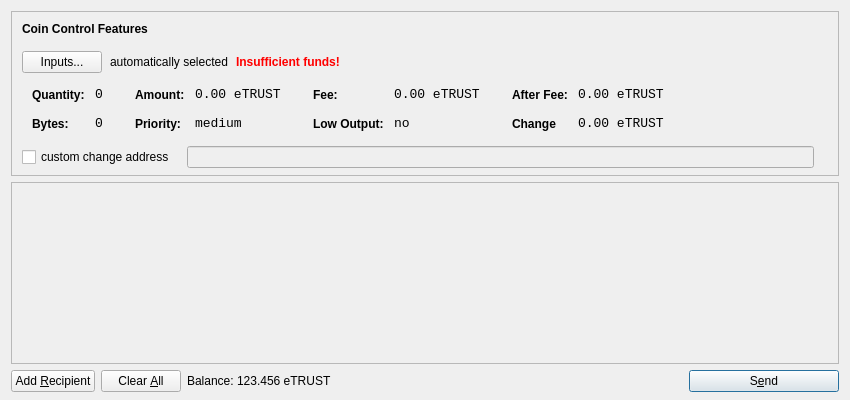
<?xml version="1.0" encoding="UTF-8"?>
<ui version="4.0">
 <class>SendCoinsDialog</class>
 <widget class="QDialog" name="SendCoinsDialog">
  <property name="geometry">
   <rect>
    <x>0</x>
    <y>0</y>
    <width>850</width>
    <height>400</height>
   </rect>
  </property>
  <property name="windowTitle">
   <string>Send Coins</string>
  </property>
  <layout class="QVBoxLayout" name="verticalLayout" stretch="0,1,0">
   <property name="bottomMargin">
    <number>8</number>
   </property>
   <item>
    <widget class="QFrame" name="frameCoinControl">
     <property name="sizePolicy">
      <sizepolicy hsizetype="Expanding" vsizetype="Expanding">
       <horstretch>0</horstretch>
       <verstretch>0</verstretch>
      </sizepolicy>
     </property>
     <property name="maximumSize">
      <size>
       <width>16777215</width>
       <height>16777215</height>
      </size>
     </property>
     <property name="frameShape">
      <enum>QFrame::StyledPanel</enum>
     </property>
     <property name="frameShadow">
      <enum>QFrame::Sunken</enum>
     </property>
     <layout class="QVBoxLayout" name="verticalLayoutCoinControl2">
      <property name="spacing">
       <number>-1</number>
      </property>
      <property name="leftMargin">
       <number>0</number>
      </property>
      <property name="topMargin">
       <number>0</number>
      </property>
      <property name="rightMargin">
       <number>0</number>
      </property>
      <property name="bottomMargin">
       <number>6</number>
      </property>
      <item>
       <layout class="QVBoxLayout" name="verticalLayoutCoinControl" stretch="0,0,0,0,1">
        <property name="spacing">
         <number>0</number>
        </property>
        <property name="leftMargin">
         <number>10</number>
        </property>
        <property name="topMargin">
         <number>10</number>
        </property>
        <item>
         <layout class="QHBoxLayout" name="horizontalLayoutCoinControl1">
          <property name="bottomMargin">
           <number>15</number>
          </property>
          <item>
           <widget class="QLabel" name="labelCoinControlFeatures">
            <property name="sizePolicy">
             <sizepolicy hsizetype="Preferred" vsizetype="Maximum">
              <horstretch>0</horstretch>
              <verstretch>0</verstretch>
             </sizepolicy>
            </property>
            <property name="font">
             <font>
              <weight>75</weight>
              <bold>true</bold>
             </font>
            </property>
            <property name="styleSheet">
             <string notr="true">font-weight:bold;</string>
            </property>
            <property name="text">
             <string>Coin Control Features</string>
            </property>
           </widget>
          </item>
         </layout>
        </item>
        <item>
         <layout class="QHBoxLayout" name="horizontalLayoutCoinControl2" stretch="0,0,0,0">
          <property name="spacing">
           <number>8</number>
          </property>
          <property name="bottomMargin">
           <number>10</number>
          </property>
          <item>
           <widget class="QPushButton" name="pushButtonCoinControl">
            <property name="styleSheet">
             <string notr="true"/>
            </property>
            <property name="text">
             <string>Inputs...</string>
            </property>
           </widget>
          </item>
          <item>
           <widget class="QLabel" name="labelCoinControlAutomaticallySelected">
            <property name="text">
             <string>automatically selected</string>
            </property>
            <property name="margin">
             <number>5</number>
            </property>
           </widget>
          </item>
          <item>
           <widget class="QLabel" name="labelCoinControlInsuffFunds">
            <property name="font">
             <font>
              <weight>75</weight>
              <bold>true</bold>
             </font>
            </property>
            <property name="styleSheet">
             <string notr="true">color:red;font-weight:bold;</string>
            </property>
            <property name="text">
             <string>Insufficient funds!</string>
            </property>
            <property name="margin">
             <number>5</number>
            </property>
           </widget>
          </item>
          <item>
           <spacer name="horizontalSpacerCoinControl">
            <property name="orientation">
             <enum>Qt::Horizontal</enum>
            </property>
            <property name="sizeHint" stdset="0">
             <size>
              <width>40</width>
              <height>1</height>
             </size>
            </property>
           </spacer>
          </item>
         </layout>
        </item>
        <item>
         <widget class="QWidget" name="widgetCoinControl" native="true">
          <property name="sizePolicy">
           <sizepolicy hsizetype="Preferred" vsizetype="Preferred">
            <horstretch>0</horstretch>
            <verstretch>0</verstretch>
           </sizepolicy>
          </property>
          <property name="minimumSize">
           <size>
            <width>0</width>
            <height>0</height>
           </size>
          </property>
          <property name="styleSheet">
           <string notr="true"/>
          </property>
          <layout class="QHBoxLayout" name="horizontalLayoutCoinControl5">
           <property name="margin">
            <number>0</number>
           </property>
           <item>
            <layout class="QHBoxLayout" name="horizontalLayoutCoinControl3" stretch="0,0,0,1">
             <property name="spacing">
              <number>20</number>
             </property>
             <property name="topMargin">
              <number>0</number>
             </property>
             <property name="bottomMargin">
              <number>10</number>
             </property>
             <item>
              <layout class="QFormLayout" name="formLayoutCoinControl1">
               <property name="horizontalSpacing">
                <number>10</number>
               </property>
               <property name="verticalSpacing">
                <number>14</number>
               </property>
               <property name="leftMargin">
                <number>10</number>
               </property>
               <property name="topMargin">
                <number>4</number>
               </property>
               <property name="rightMargin">
                <number>6</number>
               </property>
               <item row="0" column="0">
                <widget class="QLabel" name="labelCoinControlQuantityText">
                 <property name="styleSheet">
                  <string notr="true">font-weight:bold;</string>
                 </property>
                 <property name="text">
                  <string>Quantity:</string>
                 </property>
                 <property name="margin">
                  <number>0</number>
                 </property>
                </widget>
               </item>
               <item row="0" column="1">
                <widget class="QLabel" name="labelCoinControlQuantity">
                 <property name="font">
                  <font>
                   <family>Monospace</family>
                   <pointsize>10</pointsize>
                  </font>
                 </property>
                 <property name="cursor">
                  <cursorShape>IBeamCursor</cursorShape>
                 </property>
                 <property name="contextMenuPolicy">
                  <enum>Qt::ActionsContextMenu</enum>
                 </property>
                 <property name="text">
                  <string>0</string>
                 </property>
                 <property name="margin">
                  <number>0</number>
                 </property>
                 <property name="textInteractionFlags">
                  <set>Qt::LinksAccessibleByMouse|Qt::TextSelectableByKeyboard|Qt::TextSelectableByMouse</set>
                 </property>
                </widget>
               </item>
               <item row="1" column="0">
                <widget class="QLabel" name="labelCoinControlBytesText">
                 <property name="styleSheet">
                  <string notr="true">font-weight:bold;</string>
                 </property>
                 <property name="text">
                  <string>Bytes:</string>
                 </property>
                </widget>
               </item>
               <item row="1" column="1">
                <widget class="QLabel" name="labelCoinControlBytes">
                 <property name="font">
                  <font>
                   <family>Monospace</family>
                   <pointsize>10</pointsize>
                  </font>
                 </property>
                 <property name="cursor">
                  <cursorShape>IBeamCursor</cursorShape>
                 </property>
                 <property name="contextMenuPolicy">
                  <enum>Qt::ActionsContextMenu</enum>
                 </property>
                 <property name="text">
                  <string>0</string>
                 </property>
                 <property name="textInteractionFlags">
                  <set>Qt::LinksAccessibleByMouse|Qt::TextSelectableByKeyboard|Qt::TextSelectableByMouse</set>
                 </property>
                </widget>
               </item>
              </layout>
             </item>
             <item>
              <layout class="QFormLayout" name="formLayoutCoinControl2">
               <property name="horizontalSpacing">
                <number>10</number>
               </property>
               <property name="verticalSpacing">
                <number>14</number>
               </property>
               <property name="leftMargin">
                <number>6</number>
               </property>
               <property name="topMargin">
                <number>4</number>
               </property>
               <property name="rightMargin">
                <number>6</number>
               </property>
               <item row="0" column="0">
                <widget class="QLabel" name="labelCoinControlAmountText">
                 <property name="styleSheet">
                  <string notr="true">font-weight:bold;</string>
                 </property>
                 <property name="text">
                  <string>Amount:</string>
                 </property>
                 <property name="margin">
                  <number>0</number>
                 </property>
                </widget>
               </item>
               <item row="0" column="1">
                <widget class="QLabel" name="labelCoinControlAmount">
                 <property name="font">
                  <font>
                   <family>Monospace</family>
                   <pointsize>10</pointsize>
                  </font>
                 </property>
                 <property name="cursor">
                  <cursorShape>IBeamCursor</cursorShape>
                 </property>
                 <property name="contextMenuPolicy">
                  <enum>Qt::ActionsContextMenu</enum>
                 </property>
                 <property name="text">
                  <string>0.00 eTRUST</string>
                 </property>
                 <property name="textInteractionFlags">
                  <set>Qt::LinksAccessibleByMouse|Qt::TextSelectableByKeyboard|Qt::TextSelectableByMouse</set>
                 </property>
                </widget>
               </item>
               <item row="1" column="0">
                <widget class="QLabel" name="labelCoinControlPriorityText">
                 <property name="styleSheet">
                  <string notr="true">font-weight:bold;</string>
                 </property>
                 <property name="text">
                  <string>Priority:</string>
                 </property>
                </widget>
               </item>
               <item row="1" column="1">
                <widget class="QLabel" name="labelCoinControlPriority">
                 <property name="font">
                  <font>
                   <family>Monospace</family>
                   <pointsize>10</pointsize>
                  </font>
                 </property>
                 <property name="cursor">
                  <cursorShape>IBeamCursor</cursorShape>
                 </property>
                 <property name="contextMenuPolicy">
                  <enum>Qt::ActionsContextMenu</enum>
                 </property>
                 <property name="text">
                  <string>medium</string>
                 </property>
                 <property name="textInteractionFlags">
                  <set>Qt::LinksAccessibleByMouse|Qt::TextSelectableByKeyboard|Qt::TextSelectableByMouse</set>
                 </property>
                </widget>
               </item>
              </layout>
             </item>
             <item>
              <layout class="QFormLayout" name="formLayoutCoinControl3">
               <property name="horizontalSpacing">
                <number>10</number>
               </property>
               <property name="verticalSpacing">
                <number>14</number>
               </property>
               <property name="leftMargin">
                <number>6</number>
               </property>
               <property name="topMargin">
                <number>4</number>
               </property>
               <property name="rightMargin">
                <number>6</number>
               </property>
               <item row="0" column="0">
                <widget class="QLabel" name="labelCoinControlFeeText">
                 <property name="styleSheet">
                  <string notr="true">font-weight:bold;</string>
                 </property>
                 <property name="text">
                  <string>Fee:</string>
                 </property>
                 <property name="margin">
                  <number>0</number>
                 </property>
                </widget>
               </item>
               <item row="0" column="1">
                <widget class="QLabel" name="labelCoinControlFee">
                 <property name="font">
                  <font>
                   <family>Monospace</family>
                   <pointsize>10</pointsize>
                  </font>
                 </property>
                 <property name="cursor">
                  <cursorShape>IBeamCursor</cursorShape>
                 </property>
                 <property name="contextMenuPolicy">
                  <enum>Qt::ActionsContextMenu</enum>
                 </property>
                 <property name="text">
                  <string>0.00 eTRUST</string>
                 </property>
                 <property name="textInteractionFlags">
                  <set>Qt::LinksAccessibleByMouse|Qt::TextSelectableByKeyboard|Qt::TextSelectableByMouse</set>
                 </property>
                </widget>
               </item>
               <item row="1" column="0">
                <widget class="QLabel" name="labelCoinControlLowOutputText">
                 <property name="styleSheet">
                  <string notr="true">font-weight:bold;</string>
                 </property>
                 <property name="text">
                  <string>Low Output:</string>
                 </property>
                </widget>
               </item>
               <item row="1" column="1">
                <widget class="QLabel" name="labelCoinControlLowOutput">
                 <property name="font">
                  <font>
                   <family>Monospace</family>
                   <pointsize>10</pointsize>
                  </font>
                 </property>
                 <property name="cursor">
                  <cursorShape>IBeamCursor</cursorShape>
                 </property>
                 <property name="contextMenuPolicy">
                  <enum>Qt::ActionsContextMenu</enum>
                 </property>
                 <property name="text">
                  <string>no</string>
                 </property>
                 <property name="textInteractionFlags">
                  <set>Qt::LinksAccessibleByMouse|Qt::TextSelectableByKeyboard|Qt::TextSelectableByMouse</set>
                 </property>
                </widget>
               </item>
              </layout>
             </item>
             <item>
              <layout class="QFormLayout" name="formLayoutCoinControl4">
               <property name="horizontalSpacing">
                <number>10</number>
               </property>
               <property name="verticalSpacing">
                <number>14</number>
               </property>
               <property name="leftMargin">
                <number>6</number>
               </property>
               <property name="topMargin">
                <number>4</number>
               </property>
               <property name="rightMargin">
                <number>6</number>
               </property>
               <item row="0" column="0">
                <widget class="QLabel" name="labelCoinControlAfterFeeText">
                 <property name="styleSheet">
                  <string notr="true">font-weight:bold;</string>
                 </property>
                 <property name="text">
                  <string>After Fee:</string>
                 </property>
                 <property name="margin">
                  <number>0</number>
                 </property>
                </widget>
               </item>
               <item row="0" column="1">
                <widget class="QLabel" name="labelCoinControlAfterFee">
                 <property name="font">
                  <font>
                   <family>Monospace</family>
                   <pointsize>10</pointsize>
                  </font>
                 </property>
                 <property name="cursor">
                  <cursorShape>IBeamCursor</cursorShape>
                 </property>
                 <property name="contextMenuPolicy">
                  <enum>Qt::ActionsContextMenu</enum>
                 </property>
                 <property name="text">
                  <string>0.00 eTRUST</string>
                 </property>
                 <property name="textInteractionFlags">
                  <set>Qt::LinksAccessibleByMouse|Qt::TextSelectableByKeyboard|Qt::TextSelectableByMouse</set>
                 </property>
                </widget>
               </item>
               <item row="1" column="0">
                <widget class="QLabel" name="labelCoinControlChangeText">
                 <property name="styleSheet">
                  <string notr="true">font-weight:bold;</string>
                 </property>
                 <property name="text">
                  <string>Change</string>
                 </property>
                </widget>
               </item>
               <item row="1" column="1">
                <widget class="QLabel" name="labelCoinControlChange">
                 <property name="font">
                  <font>
                   <family>Monospace</family>
                   <pointsize>10</pointsize>
                  </font>
                 </property>
                 <property name="cursor">
                  <cursorShape>IBeamCursor</cursorShape>
                 </property>
                 <property name="contextMenuPolicy">
                  <enum>Qt::ActionsContextMenu</enum>
                 </property>
                 <property name="text">
                  <string>0.00 eTRUST</string>
                 </property>
                 <property name="textInteractionFlags">
                  <set>Qt::LinksAccessibleByMouse|Qt::TextSelectableByKeyboard|Qt::TextSelectableByMouse</set>
                 </property>
                </widget>
               </item>
              </layout>
             </item>
            </layout>
           </item>
          </layout>
         </widget>
        </item>
        <item>
         <layout class="QHBoxLayout" name="horizontalLayoutCoinControl4" stretch="0,0,0">
          <property name="spacing">
           <number>12</number>
          </property>
          <property name="sizeConstraint">
           <enum>QLayout::SetDefaultConstraint</enum>
          </property>
          <property name="topMargin">
           <number>5</number>
          </property>
          <property name="rightMargin">
           <number>5</number>
          </property>
          <item>
           <widget class="QCheckBox" name="checkBoxCoinControlChange">
            <property name="text">
             <string>custom change address</string>
            </property>
           </widget>
          </item>
          <item>
           <widget class="QLineEdit" name="lineEditCoinControlChange">
            <property name="enabled">
             <bool>false</bool>
            </property>
            <property name="sizePolicy">
             <sizepolicy hsizetype="Expanding" vsizetype="Fixed">
              <horstretch>0</horstretch>
              <verstretch>0</verstretch>
             </sizepolicy>
            </property>
           </widget>
          </item>
          <item>
           <widget class="QLabel" name="labelCoinControlChangeLabel">
            <property name="sizePolicy">
             <sizepolicy hsizetype="Preferred" vsizetype="Expanding">
              <horstretch>0</horstretch>
              <verstretch>0</verstretch>
             </sizepolicy>
            </property>
            <property name="minimumSize">
             <size>
              <width>0</width>
              <height>0</height>
             </size>
            </property>
            <property name="text">
             <string/>
            </property>
            <property name="margin">
             <number>3</number>
            </property>
           </widget>
          </item>
         </layout>
        </item>
        <item>
         <spacer name="verticalSpacerCoinControl">
          <property name="orientation">
           <enum>Qt::Vertical</enum>
          </property>
          <property name="sizeHint" stdset="0">
           <size>
            <width>800</width>
            <height>1</height>
           </size>
          </property>
         </spacer>
        </item>
       </layout>
      </item>
     </layout>
    </widget>
   </item>
   <item>
    <widget class="QScrollArea" name="scrollArea">
     <property name="widgetResizable">
      <bool>true</bool>
     </property>
     <widget class="QWidget" name="scrollAreaWidgetContents">
      <property name="geometry">
       <rect>
        <x>0</x>
        <y>0</y>
        <width>830</width>
        <height>165</height>
       </rect>
      </property>
      <layout class="QVBoxLayout" name="verticalLayout_2">
       <property name="margin">
        <number>0</number>
       </property>
       <item>
        <layout class="QVBoxLayout" name="entries">
         <property name="spacing">
          <number>6</number>
         </property>
        </layout>
       </item>
       <item>
        <spacer name="verticalSpacer">
         <property name="orientation">
          <enum>Qt::Vertical</enum>
         </property>
         <property name="sizeHint" stdset="0">
          <size>
           <width>20</width>
           <height>40</height>
          </size>
         </property>
        </spacer>
       </item>
      </layout>
     </widget>
    </widget>
   </item>
   <item>
    <layout class="QHBoxLayout" name="horizontalLayout">
     <item>
      <widget class="QPushButton" name="addButton">
       <property name="toolTip">
        <string>Send to multiple recipients at once</string>
       </property>
       <property name="text">
        <string>Add &amp;Recipient</string>
       </property>
       <property name="icon">
        <iconset resource="../bitcoin.qrc">
         <normaloff>:/icons/add</normaloff>:/icons/add</iconset>
       </property>
       <property name="autoDefault">
        <bool>false</bool>
       </property>
      </widget>
     </item>
     <item>
      <widget class="QPushButton" name="clearButton">
       <property name="sizePolicy">
        <sizepolicy hsizetype="Minimum" vsizetype="Fixed">
         <horstretch>0</horstretch>
         <verstretch>0</verstretch>
        </sizepolicy>
       </property>
       <property name="toolTip">
        <string>Remove all transaction fields</string>
       </property>
       <property name="text">
        <string>Clear &amp;All</string>
       </property>
       <property name="icon">
        <iconset resource="../bitcoin.qrc">
         <normaloff>:/icons/remove</normaloff>:/icons/remove</iconset>
       </property>
       <property name="autoRepeatDelay">
        <number>300</number>
       </property>
       <property name="autoDefault">
        <bool>false</bool>
       </property>
      </widget>
     </item>
     <item>
      <layout class="QHBoxLayout" name="horizontalLayout_2">
       <property name="spacing">
        <number>3</number>
       </property>
       <item>
        <widget class="QLabel" name="label">
         <property name="sizePolicy">
          <sizepolicy hsizetype="Preferred" vsizetype="Fixed">
           <horstretch>0</horstretch>
           <verstretch>0</verstretch>
          </sizepolicy>
         </property>
         <property name="text">
          <string>Balance:</string>
         </property>
        </widget>
       </item>
       <item>
        <widget class="QLabel" name="labelBalance">
         <property name="sizePolicy">
          <sizepolicy hsizetype="Preferred" vsizetype="Fixed">
           <horstretch>0</horstretch>
           <verstretch>0</verstretch>
          </sizepolicy>
         </property>
         <property name="cursor">
          <cursorShape>IBeamCursor</cursorShape>
         </property>
         <property name="text">
          <string>123.456 eTRUST</string>
         </property>
         <property name="textInteractionFlags">
          <set>Qt::LinksAccessibleByMouse|Qt::TextSelectableByKeyboard|Qt::TextSelectableByMouse</set>
         </property>
        </widget>
       </item>
      </layout>
     </item>
     <item>
      <spacer name="horizontalSpacer">
       <property name="orientation">
        <enum>Qt::Horizontal</enum>
       </property>
       <property name="sizeHint" stdset="0">
        <size>
         <width>40</width>
         <height>20</height>
        </size>
       </property>
      </spacer>
     </item>
     <item>
      <widget class="QPushButton" name="sendButton">
       <property name="minimumSize">
        <size>
         <width>150</width>
         <height>0</height>
        </size>
       </property>
       <property name="toolTip">
        <string>Confirm the send action</string>
       </property>
       <property name="text">
        <string>S&amp;end</string>
       </property>
       <property name="icon">
        <iconset resource="../bitcoin.qrc">
         <normaloff>:/icons/send</normaloff>:/icons/send</iconset>
       </property>
       <property name="default">
        <bool>true</bool>
       </property>
      </widget>
     </item>
    </layout>
   </item>
  </layout>
 </widget>
 <resources>
  <include location="../bitcoin.qrc"/>
 </resources>
 <connections/>
</ui>
